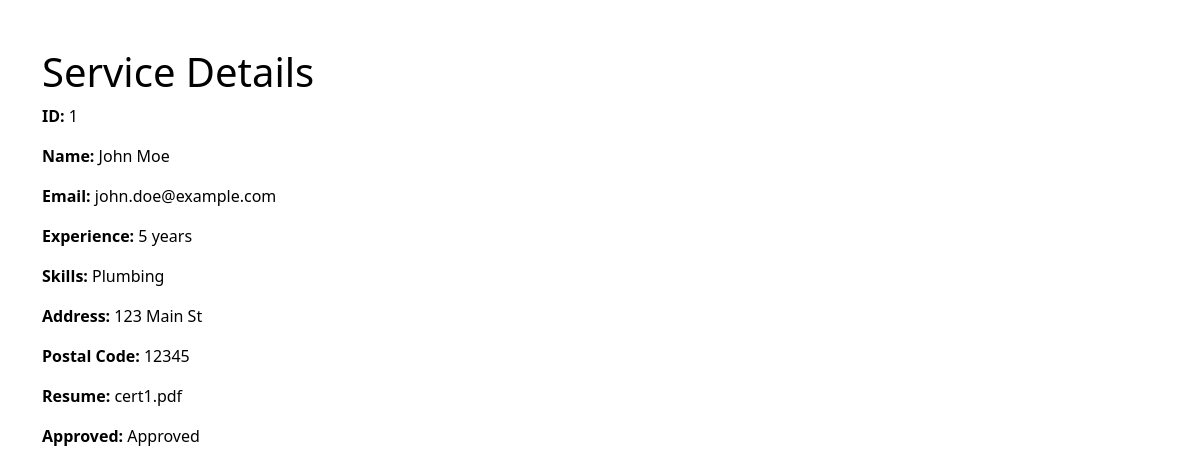
The page /Professional_Profile.html?professional_id=1 on the database its author committed.
### tables this page shows
CREATE TABLE Professionals (
    ProfessionalID INTEGER PRIMARY KEY,
    Email VARCHAR(255) UNIQUE NOT NULL,
    Password VARCHAR(255) NOT NULL,
    Name VARCHAR(255) NOT NULL,
    Experience VARCHAR(255),
    Skills TEXT,
    Address VARCHAR(255),
    CertificationFile VARCHAR(255),
    PostalCode VARCHAR(10),
    Phone TEXT UNIQUE
, Approved INT DEFAULT 0);

### backend/app.py (the view)
@app.route('/Professional_Profile.html')
def PROFESSIONALPROFILE():
    professional_id = request.args.get('professional_id')
    conn = sqlite3.connect('database.db')
    cursor = conn.cursor()
    cursor.execute("SELECT * FROM Professionals WHERE ProfessionalID = ?", (professional_id,))
    professional = cursor.fetchone()
    conn.close()
    return render_template('Professional_Profile.html', professional=professional)

### templates/Professional_Profile.html (shortened to what this page needs)
<!DOCTYPE html>
<html lang="en">
<head>
    <link href="https://cdnjs.cloudflare.com/ajax/libs/bootstrap/5.3.0/css/bootstrap.min.css" rel="stylesheet">
    <link href="https://cdnjs.cloudflare.com/ajax/libs/font-awesome/6.4.0/css/all.min.css" rel="stylesheet">
    <link rel="stylesheet" href="https://cdnjs.cloudflare.com/ajax/libs/animate.css/4.1.1/animate.min.css"/>
    <link rel="stylesheet" href="../static/styles.css">
</head>
<body>
    <div class="container mt-5 animate__animated animate__fadeInUp">
        <h1>Service Details</h1>
        {% if professional %}
            <p><strong>ID:</strong> {{ professional[0] }}</p>
            <p><strong>Name:</strong> {{ professional[3] }}</p>
            <p><strong>Email:</strong> {{ professional[1] }}</p>
            <p><strong>Experience:</strong> {{ professional[4] }}</p>
            <p><strong>Skills:</strong> {{ professional[5] }}</p>
            <p><strong>Address:</strong> {{ professional[6] }}</p>
            <p><strong>Postal Code:</strong> {{ professional[8] }}</p>
            <p><strong>Resume:</strong> {{ professional[7] }}</p>
            <p><strong>Approved:</strong>{% if professional[9] == 0 %} Pending Approval {% else %} Approved {% endif %}</p>
        {% else %}
            <p>No professional found.</p>
        {% endif %}
    </div>
</body>
</html>

### static/styles.css (style rules this page uses)
body { font-family: 'Segoe UI', Tahoma, Geneva, Verdana, sans-serif; background-image: url('3.jpg'); background-size: cover; background-repeat: no-repeat; color: black; display: flex; flex-direction: column; min-height: 100vh; }
.container { animation: fadeIn 1s ease-in-out; flex: 1; }

### templates/Professional_Profile.html (style rules this page uses)
.container { animation: fadeIn 1s ease-in-out; flex: 1; }

### rows shown on the page
Professionals: ProfessionalID "1", Name "John Moe", Email "john.doe@example.com", Experience "5 years", Skills "Plumbing", Address "123 Main St", PostalCode "12345", CertificationFile "cert1.pdf"
